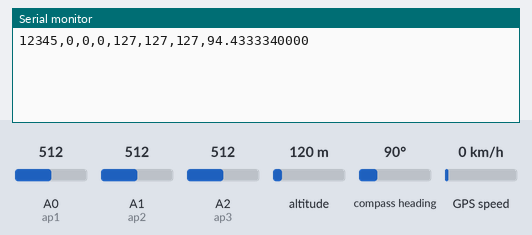
Bench run of a sketch on a simulated Arduino Uno, built with avr-gcc and run on an emulated ATmega328P. Shown: the last lines printed to the serial monitor. The test bench sets the inputs (shaded band); at power-on: compass heading 90°, A0 (ap1) = 512, A1 (ap2) = 512, A2 (ap3) = 512, GPS speed 0 km/h, altitude 120 m. The GPS gets a fix after 3 s at 37.7749, -122.4194 with 8 satellites.

Above: at 1.2 s.
1.3 s: compass heading set to 7°
At 2.7 s:
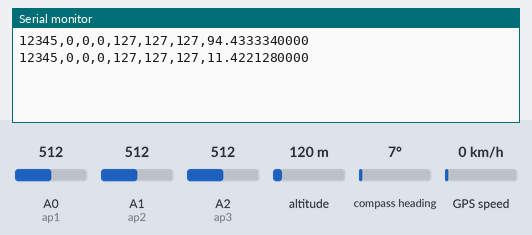
2.8 s: A0 (ap1) set to 716
At 4.2 s:
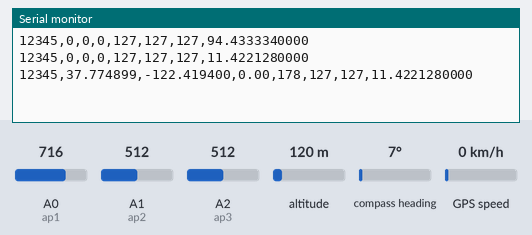
4.3 s: A1 (ap2) set to 716
At 5.7 s:
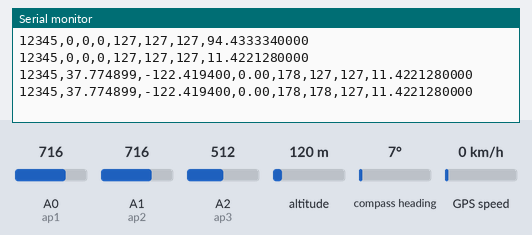
5.8 s: A2 (ap3) set to 716
At 7.2 s:
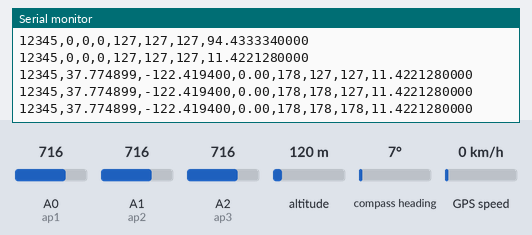
7.3 s: GPS speed set to 2 km/h
At 8.7 s:
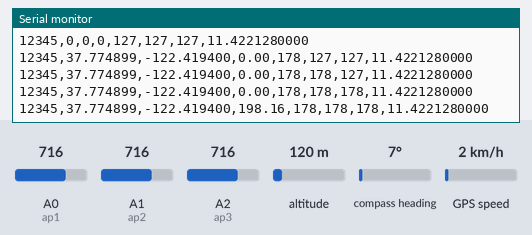
8.8 s: A0 (ap1) set to 992
At 10.8 s:
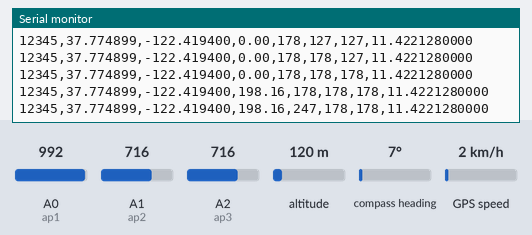
Timing chart, 0 to 11.3 s (numbered marks = the images above; inputs shaded):
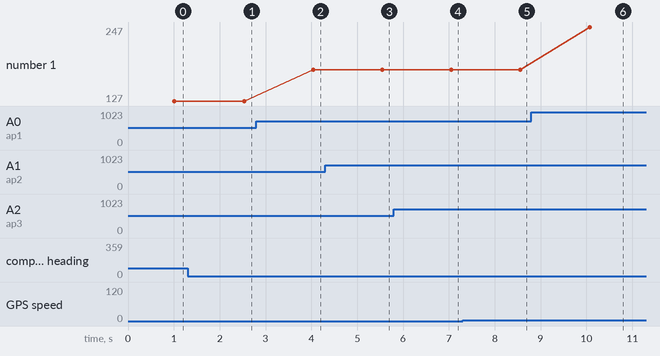

The sketch:

Arduino_sersor_final.ino
```cpp
//connect 3.3v to AREF

#include <SoftwareSerial.h>
#include <TinyGPS.h>

#include <Wire.h>
#include <HMC5883L.h>
#include<String.h>

SoftwareSerial ss(4, 3);
TinyGPS gps;

float flat, flon;
boolean newData = false;


HMC5883L compass;

float headingDegrees;
float speed_gps;

String final_str;

const int ap1 = A0;
const int ap2 = A1;
const int ap3 = A2;

int sv1 = 0;
int ov1 = 0;
int sv2 = 0;
int ov2= 0;
int sv3 = 0;
int ov3= 0;

void setup() {
  // initialize serial communications at 9600 bps:
  Serial.begin(115200);
  ss.begin(9600);
  com_init();

}

void loop() {
 newData = false;
  ACC();
  comp_read();
  GPS_data();


  final_str="";
  final_str=String("12345");
  final_str+=String(",");


  if(newData)
  {
   // Serial.println("getting logn lat");
  final_str+=String(flat == TinyGPS::GPS_INVALID_F_ANGLE ? 0.0 : flat, 6);
  final_str+=String(",");
  final_str+=String(flon == TinyGPS::GPS_INVALID_F_ANGLE ? 0.0 : flon, 6);
  final_str+=String(",");
  final_str+=String(speed_gps);
  final_str+=String(",");

  }

  else
  {
    final_str+=String("0");
    final_str+=String(",");
    final_str+=String("0");
    final_str+=String(",");
    final_str+=String("0");
    final_str+=String(",");

  }

  final_str+=String(ov1,DEC);
  final_str+=String(",");
  final_str+=String(ov2,DEC);
  final_str+=String(",");
  final_str+=String(ov3,DEC);
  final_str+=String(",");
  final_str+=String(headingDegrees,DEC);

  Serial.println(final_str);

  delay(500);

}
```

ACC.ino
```cpp
void ACC()
{
  analogReference(EXTERNAL);    //connect 3.3v to AREF
  // read the analog in value:
  sv1 = analogRead(ap1);
  // map it to the range of the analog out:
  ov1 = map(sv1, 0, 1023, 0, 255);
  // change the analog out value:
  delay(2);
  //
  sv2 = analogRead(ap2);

  ov2 = map(sv2, 0, 1023, 0, 255);
 //
  delay(2);
  //
  sv3 = analogRead(ap3);

  ov3 = map(sv3, 0, 1023, 0, 255);
}
```

COMPAS.ino
```cpp
void com_init()
{
  while (!compass.begin())
  {
    Serial.println("Could not find a valid HMC5883L sensor, check wiring!");
    delay(500);
  }

  // Set measurement range
  compass.setRange(HMC5883L_RANGE_1_3GA);

  // Set measurement mode
  compass.setMeasurementMode(HMC5883L_CONTINOUS);

  // Set data rate
  compass.setDataRate(HMC5883L_DATARATE_30HZ);

  // Set number of samples averaged
  compass.setSamples(HMC5883L_SAMPLES_8);

  // Set calibration offset. See HMC5883L_calibration.ino
  compass.setOffset(0, 0);
}

void comp_read()
{
  Vector norm = compass.readNormalize();

  // Calculate heading
  float heading = atan2(norm.YAxis, norm.XAxis);

  // Set declination angle on your location and fix heading
  // You can find your declination on: http://magnetic-declination.com/
  // (+) Positive or (-) for negative
  // For Bytom / Poland declination angle is 4'26E (positive)
  // Formula: (deg + (min / 60.0)) / (180 / M_PI);
  float declinationAngle = (4.0 + (26.0 / 60.0)) / (180 / M_PI);
  heading += declinationAngle;

  // Correct for heading < 0deg and heading > 360deg
  if (heading < 0)
  {
    heading += 2 * PI;
  }

  if (heading > 2 * PI)
  {
    heading -= 2 * PI;
  }

  // Convert to degrees
  headingDegrees = heading * 180/M_PI;
}
```

GPS_data.ino
```cpp
void GPS_data()
{

  for (unsigned long start = millis(); millis() - start < 1000;)
  {
   while (ss.available())
    {
      char c = ss.read();
      // Serial.write(c); // uncomment this line if you want to see the GPS data flowing
      if (gps.encode(c)) // Did a new valid sentence come in?
        newData = true;
    }
  }


    if (newData)
    {
  //    Serial.println("getting data");
      unsigned long age;
      gps.f_get_position(&flat, &flon, &age);
      speed_gps=gps.speed();
      speed_gps=1.852*speed_gps;

    }

}
```

Measured:
- after the input at 1.3 s, the serial monitor: prints a new line after 1.2 s (image 1)
- after the input at 2.8 s, the serial monitor: prints a new line after 1.2 s (image 2)
- after the input at 4.3 s, the serial monitor: prints a new line after 1.2 s (image 3)
- after the input at 5.8 s, the serial monitor: prints a new line after 1.3 s (image 4)
- after the input at 7.3 s, the serial monitor: prints a new line after 1.3 s (image 5)
- after the input at 8.8 s, the serial monitor: prints a new line after 1.3 s (image 6)
- plotted number 1: 127 → 178 after the input at 2.8 s, 178 → 247 after the input at 8.8 s
